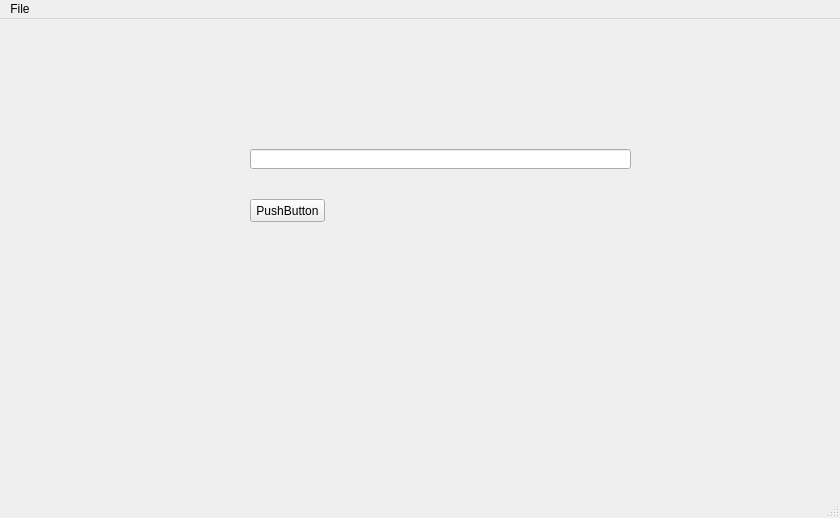
<?xml version="1.0" encoding="UTF-8"?>
<ui version="4.0">
 <class>MainWindow</class>
 <widget class="QMainWindow" name="MainWindow">
  <property name="geometry">
   <rect>
    <x>0</x>
    <y>0</y>
    <width>840</width>
    <height>518</height>
   </rect>
  </property>
  <property name="windowTitle">
   <string>MainWindow</string>
  </property>
  <widget class="QWidget" name="centralwidget">
   <widget class="QLineEdit" name="lineEdit">
    <property name="geometry">
     <rect>
      <x>250</x>
      <y>130</y>
      <width>381</width>
      <height>20</height>
     </rect>
    </property>
   </widget>
   <widget class="QPushButton" name="pushButton">
    <property name="enabled">
     <bool>true</bool>
    </property>
    <property name="geometry">
     <rect>
      <x>250</x>
      <y>180</y>
      <width>75</width>
      <height>23</height>
     </rect>
    </property>
    <property name="text">
     <string>PushButton</string>
    </property>
   </widget>
   <widget class="QLabel" name="label">
    <property name="geometry">
     <rect>
      <x>260</x>
      <y>240</y>
      <width>47</width>
      <height>13</height>
     </rect>
    </property>
    <property name="text">
     <string/>
    </property>
   </widget>
  </widget>
  <widget class="QMenuBar" name="menubar">
   <property name="geometry">
    <rect>
     <x>0</x>
     <y>0</y>
     <width>840</width>
     <height>21</height>
    </rect>
   </property>
   <widget class="QMenu" name="menuFile">
    <property name="title">
     <string>File</string>
    </property>
    <addaction name="actionOpen"/>
   </widget>
   <addaction name="menuFile"/>
  </widget>
  <widget class="QStatusBar" name="statusbar"/>
  <action name="actionOpen">
   <property name="text">
    <string>Open</string>
   </property>
  </action>
 </widget>
 <resources/>
 <connections/>
</ui>
